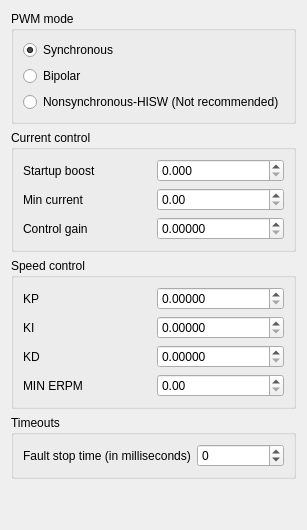
            <widget class="QWidget" name="tab_14">
             <attribute name="title">
              <string>Misc</string>
             </attribute>
             <layout class="QVBoxLayout" name="verticalLayout_29">
              <item>
               <widget class="QGroupBox" name="groupBox_13">
                <property name="title">
                 <string>PWM mode</string>
                </property>
                <layout class="QVBoxLayout" name="verticalLayout_28">
                 <item>
                  <widget class="QRadioButton" name="mcconfPwmModeSyncButton">
                   <property name="text">
                    <string>Synchronous</string>
                   </property>
                   <property name="checked">
                    <bool>true</bool>
                   </property>
                  </widget>
                 </item>
                 <item>
                  <widget class="QRadioButton" name="mcconfPwmModeBipolarButton">
                   <property name="text">
                    <string>Bipolar</string>
                   </property>
                  </widget>
                 </item>
                 <item>
                  <widget class="QRadioButton" name="mcconfPwmModeNonsyncHiswButton">
                   <property name="text">
                    <string>Nonsynchronous-HISW (Not recommended)</string>
                   </property>
                  </widget>
                 </item>
                </layout>
               </widget>
              </item>
              <item>
               <widget class="QGroupBox" name="groupBox_14">
                <property name="title">
                 <string>Current control</string>
                </property>
                <layout class="QHBoxLayout" name="horizontalLayout_23">
                 <item>
                  <layout class="QGridLayout" name="gridLayout_14">
                   <item row="0" column="0">
                    <widget class="QLabel" name="label_34">
                     <property name="text">
                      <string>Startup boost</string>
                     </property>
                    </widget>
                   </item>
                   <item row="0" column="1">
                    <widget class="QDoubleSpinBox" name="mcconfCcBoostBox">
                     <property name="decimals">
                      <number>3</number>
                     </property>
                     <property name="maximum">
                      <double>1.000000000000000</double>
                     </property>
                     <property name="singleStep">
                      <double>0.010000000000000</double>
                     </property>
                    </widget>
                   </item>
                   <item row="1" column="0">
                    <widget class="QLabel" name="label_35">
                     <property name="text">
                      <string>Min current</string>
                     </property>
                    </widget>
                   </item>
                   <item row="1" column="1">
                    <widget class="QDoubleSpinBox" name="mcconfCcMinBox"/>
                   </item>
                   <item row="2" column="0">
                    <widget class="QLabel" name="label_36">
                     <property name="toolTip">
                      <string>Only change this if you know what you are doing</string>
                     </property>
                     <property name="text">
                      <string>Control gain</string>
                     </property>
                    </widget>
                   </item>
                   <item row="2" column="1">
                    <widget class="QDoubleSpinBox" name="mcconfCcGainBox">
                     <property name="decimals">
                      <number>5</number>
                     </property>
                     <property name="maximum">
                      <double>2.000000000000000</double>
                     </property>
                     <property name="singleStep">
                      <double>0.000100000000000</double>
                     </property>
                    </widget>
                   </item>
                  </layout>
                 </item>
                </layout>
               </widget>
              </item>
              <item>
               <widget class="QGroupBox" name="groupBox_15">
                <property name="title">
                 <string>Speed control</string>
                </property>
                <layout class="QHBoxLayout" name="horizontalLayout_24">
                 <item>
                  <layout class="QGridLayout" name="gridLayout_15">
                   <item row="1" column="1">
                    <widget class="QDoubleSpinBox" name="mcconfSpidKiBox">
                     <property name="decimals">
                      <number>5</number>
                     </property>
                     <property name="singleStep">
                      <double>0.000100000000000</double>
                     </property>
                    </widget>
                   </item>
                   <item row="3" column="1">
                    <widget class="QDoubleSpinBox" name="mcconfSpidMinRpmBox">
                     <property name="maximum">
                      <double>200000.000000000000000</double>
                     </property>
                     <property name="singleStep">
                      <double>100.000000000000000</double>
                     </property>
                    </widget>
                   </item>
                   <item row="2" column="1">
                    <widget class="QDoubleSpinBox" name="mcconfSpidKdBox">
                     <property name="decimals">
                      <number>5</number>
                     </property>
                     <property name="singleStep">
                      <double>0.000100000000000</double>
                     </property>
                    </widget>
                   </item>
                   <item row="0" column="0">
                    <widget class="QLabel" name="label_37">
                     <property name="text">
                      <string>KP</string>
                     </property>
                    </widget>
                   </item>
                   <item row="3" column="0">
                    <widget class="QLabel" name="label_40">
                     <property name="text">
                      <string>MIN ERPM</string>
                     </property>
                    </widget>
                   </item>
                   <item row="0" column="1">
                    <widget class="QDoubleSpinBox" name="mcconfSpidKpBox">
                     <property name="decimals">
                      <number>5</number>
                     </property>
                     <property name="singleStep">
                      <double>0.000100000000000</double>
                     </property>
                    </widget>
                   </item>
                   <item row="1" column="0">
                    <widget class="QLabel" name="label_38">
                     <property name="text">
                      <string>KI</string>
                     </property>
                    </widget>
                   </item>
                   <item row="2" column="0">
                    <widget class="QLabel" name="label_39">
                     <property name="text">
                      <string>KD</string>
                     </property>
                    </widget>
                   </item>
                  </layout>
                 </item>
                </layout>
               </widget>
              </item>
              <item>
               <widget class="QGroupBox" name="groupBox_17">
                <property name="title">
                 <string>Timeouts</string>
                </property>
                <layout class="QHBoxLayout" name="horizontalLayout_26">
                 <item>
                  <widget class="QLabel" name="label_4">
                   <property name="text">
                    <string>Fault stop time (in milliseconds)</string>
                   </property>
                  </widget>
                 </item>
                 <item>
                  <widget class="QSpinBox" name="mcconfMFaultStopTimeBox">
                   <property name="minimum">
                    <number>-1</number>
                   </property>
                   <property name="maximum">
                    <number>40000000</number>
                   </property>
                   <property name="singleStep">
                    <number>500</number>
                   </property>
                  </widget>
                 </item>
                </layout>
               </widget>
              </item>
              <item>
               <spacer name="verticalSpacer_8">
                <property name="orientation">
                 <enum>Qt::Vertical</enum>
                </property>
                <property name="sizeHint" stdset="0">
                 <size>
                  <width>20</width>
                  <height>40</height>
                 </size>
                </property>
               </spacer>
              </item>
             </layout>
            </widget>
